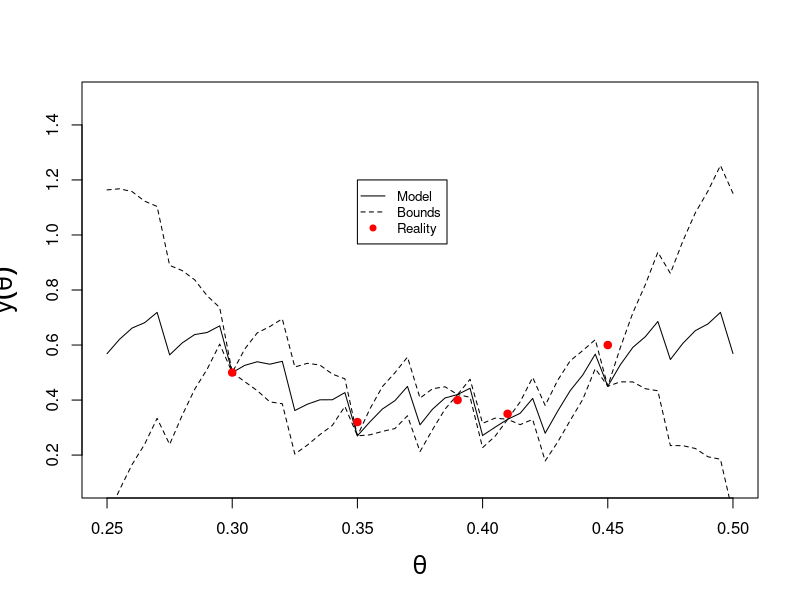

Reproduce this figure in R.
# Code for the Project in Stochastic Modelling
# Lars Sæle & Helge Bergo
# November 2019

## Problem 2 - Calibrating Climate Models
#rm(list = ls()) # clear environment and variables
library(Matrix)

# Given values
theta <- seq(0.25, 0.50, by=0.005) 
mu <- 0.5 # mean vector to n
sigma <- 0.5 # variance squared?
phi_m <- 15 # Matern type correlation function parameter

# Conditional values 
theta_conditional = c(0.3, 0.35, 0.39, 0.41, 0.45) # mu_B
mu <- theta_conditional
#mu <- theta
Y_conditional = c(0.5, 0.32, 0.40, 0.35, 0.60) # x_B
# theta_conditional = c(0.3, 0.35, 0.39, 0.41, 0.45, 0.33) # mu_B with extra conditional parameter
# Y_conditional = c(0.5, 0.32, 0.40, 0.35, 0.60, 0.40) # x_B
#theta <- setdiff(theta, theta_conditional); # remove the steps where we have a conditional value

# Build distance matrices H
ones_A <- as.matrix(rep(1.0, length(theta)));
H_A <- abs(theta %*% t(ones_A) - ones_A %*% t(theta)); 

ones_B <- as.matrix(rep(1.0, length(theta_conditional)));
H_B <- abs(theta_conditional %*% t(ones_B) - ones_B %*% t(theta_conditional)); 

H_AB <- matrix(0, nrow = length(theta), ncol = length(theta_conditional))
H_AB <- abs(theta %*% t(ones_B) - ones_A %*% t(theta_conditional)); 



# Build covariance matrices Sigma
Sigma_A  <- sigma * (1 + phi_m * H_A)  * exp(-phi_m * H_A)
Sigma_B  <- sigma * (1 + phi_m * H_B)  * exp(-phi_m * H_B)
Sigma_AB <- sigma * (1 + phi_m * H_AB) * exp(-phi_m * H_AB)



# Calculate the expected value
Y <- mu + Sigma_AB %*% solve(Sigma_B) %*% (Y_conditional - theta_conditional) 


# Calculating 90% confidence interval
Var <- Sigma_A - Sigma_AB %*% solve(Sigma_B) %*% t(Sigma_AB)
#Var[Var < 0] <- 0 # Remove negative values 
z <- 1.64
upper <- Y + z*sqrt(diag(Var))
lower <- Y - z*sqrt(diag(Var))

# Plotting
#require(plotrix) # Solution with plotrix
#plotCI(theta, Y, ui=upper, li=lower)

 
# df <- data.frame(theta,Y,upper, lower)
# require(ggplot2) # Solution with ggplot
# ggplot(df, aes(x = theta, y = Y)) +
#   geom_point(size = 2) +
#   geom_errorbar(aes(ymax = upper, ymin = lower))


# Plot with error and conditional values
plot(NULL,NULL, xlim = c(0.25,0.5), ylim = c(0.1, 1.5), 
     xlab = expression(paste(theta)), ylab = expression(paste(y(theta))), cex.lab = 1.5)
lines(theta,Y,col="black")
lines(theta,upper,lty=2)
lines(theta,lower,lty=2)
points(theta_conditional,Y_conditional,col = "red", pch = 19)
legend(0.35,1.2,legend = c("Model","Bounds", "Reality"),
       col = c("black","black","red"),cex = 0.8, lty = c(1,2,NA), pch = c(NA,NA,19))



## 2.b)

# Calculating the treshold 
treshold = 0.30
p <- pnorm(treshold, mean = Y, sd = diag(Var), lower.tail = TRUE)

# plot(NULL, NULL, xlim = c(0.25,0.50), ylim = c(0, 0.002), xlab = "Theta", 
#      ylab = ('p(x[A] < 0.3 | x[B])'), cex.lab = 1.5, cex.axis = 1.5)
# points(theta,p)

## 2.c)



# -----------

### Test plotting

# # Test to see how much we miss the conditional values
# plot(NULL,NULL, xlim = c(0.25,0.5), ylim = c(0.3, 0.8), 
#      xlab = "Theta", ylab = "y(theta)", cex.lab = 1.5)
# lines(theta,Y,col="blue")
# points(theta_conditional,Y_conditional,col = "red")
# legend(0.35,0.8,legend = c("Model", "Reality"),
#        col = c("blue","red"),cex = 0.8,lty=1:3)


# # 
# # # H_AB
# plot(NULL, NULL, xlim = c(0,50), ylim = c(0, 0.2), 
# xlab = "Index", ylab = "Correlation", cex.lab = 1.5, cex.axis = 1.5)
# for(i in 1:length(theta_conditional)){
#   lines(H_AB[,i])
# }
# 
# # H_A
# plot(NULL, NULL, xlim = c(0,50), ylim = c(0, 0.2), 
# xlab = "Index", ylab = "Correlation", cex.lab = 1.5, cex.axis = 1.5)
# for(i in 1:length(theta)){
#   lines(H_A[,i])
# }
# # H_B
# plot(NULL, NULL, xlim = c(0,50), ylim = c(0, 0.2), 
# xlab = "Index", ylab = "Correlation", cex.lab = 1.5, cex.axis = 1.5)
# for(i in 1:length(theta_conditional)){
#   lines(H_B[,i])
# }
# 
# # Sigma_AB
# plot(NULL, NULL, xlim = c(0,50), ylim = c(0.05, 0.25), 
# xlab = "Index", ylab = "Correlation", cex.lab = 1.5, cex.axis = 1.5)
# for(i in 1:length(theta_conditional)){
#   lines(Sigma_AB[,i])
# }

